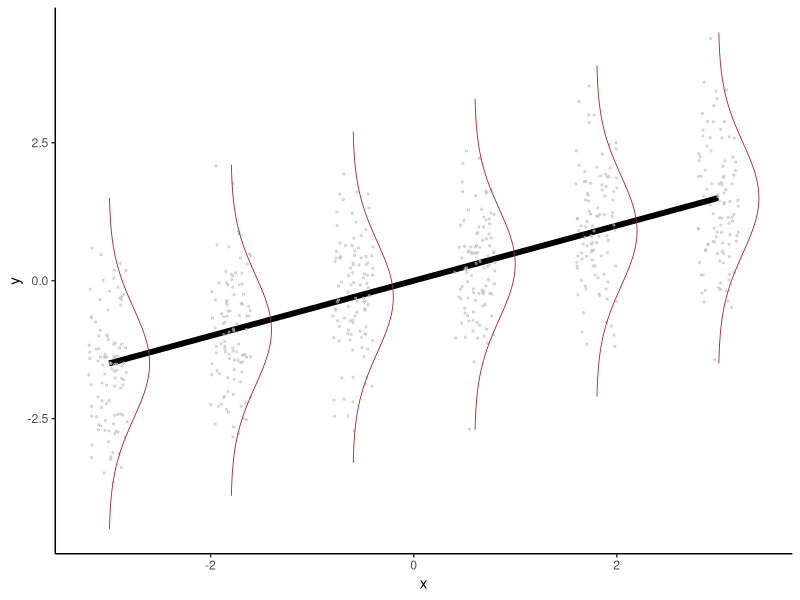

R code for this plot: (Note: this script raises an error after producing the figure.)
## ---- chunk 1
knitr::opts_chunk$set(
    echo = FALSE,
    fig.show = 'hold',
    out.width = "85%",
    fig.align = 'center',
    warning = FALSE,
    message = FALSE
)
library(here)
library(tidyverse)
## ---- chunk 2

df <- tibble(
    x = seq(-3, 3, length.out = 6),
    y = x * 0.5
)

# For every row in `df`, compute a rotated normal density centered at `y` and shifted by `x`
curves <- purrr::map(
    1:nrow(df),
    ~ tibble(
        y = seq(df$y[.x] - 3, df$y[.x] + 3, length.out = 100), 
        x = dnorm(y, mean = df$y[.x]) + df$x[.x],
        obs = rnorm(100, mean = df$y[.x]),
        x2 = df$x[.x]
    )
)
# Combine above densities in one data.frame
curves <- do.call(rbind, curves)
curves <- curves %>% mutate(
    grp = factor(rep(1:nrow(df), each = 100))
)


ggplot(df, aes(x, y)) +
  geom_line(linewidth = 2) +
  geom_jitter(data = curves, aes(x = x2, y = obs), width = 0.2, size = 0.5, alpha = 0.5, color = "grey") +
  # The path draws the curve
  geom_path(data = curves, aes(group = grp), linewidth = 0.3, color = "brown") +
  theme_classic()


## ---- chunk 3
knitr::include_graphics(here("images/anscombes_quartet.png"))
## ---- chunk 4
knitr::include_graphics(here("images/anscombe_resids.png"))
## ---- chunk 5
df2 <- tibble(
    x = seq(0, 10, length.out = 100),
    y = 1 + 3 * x + -0.3 * x^2 + rnorm(100, sd = 0.5)
)

ggplot(data = df2, aes(x = x, y = y)) +
    geom_point() +
    theme_classic()
## ---- chunk 6

library(patchwork)
p1 <- ggplot(data = df2[df2$x < 2, ], aes(x = x, y = y)) +
    geom_point() +
    theme_classic()

p2 <- ggplot(data = df2[df2$x > 2 & df2$x < 3, ], aes(x = x, y = y)) +
    geom_point() +
    theme_classic()

p1 + p2
## ---- chunk 7
knitr::include_graphics(here("images/parallel_lines.png"))
## ---- chunk 8
knitr::include_graphics(here("images/parallel_lines.png"))
